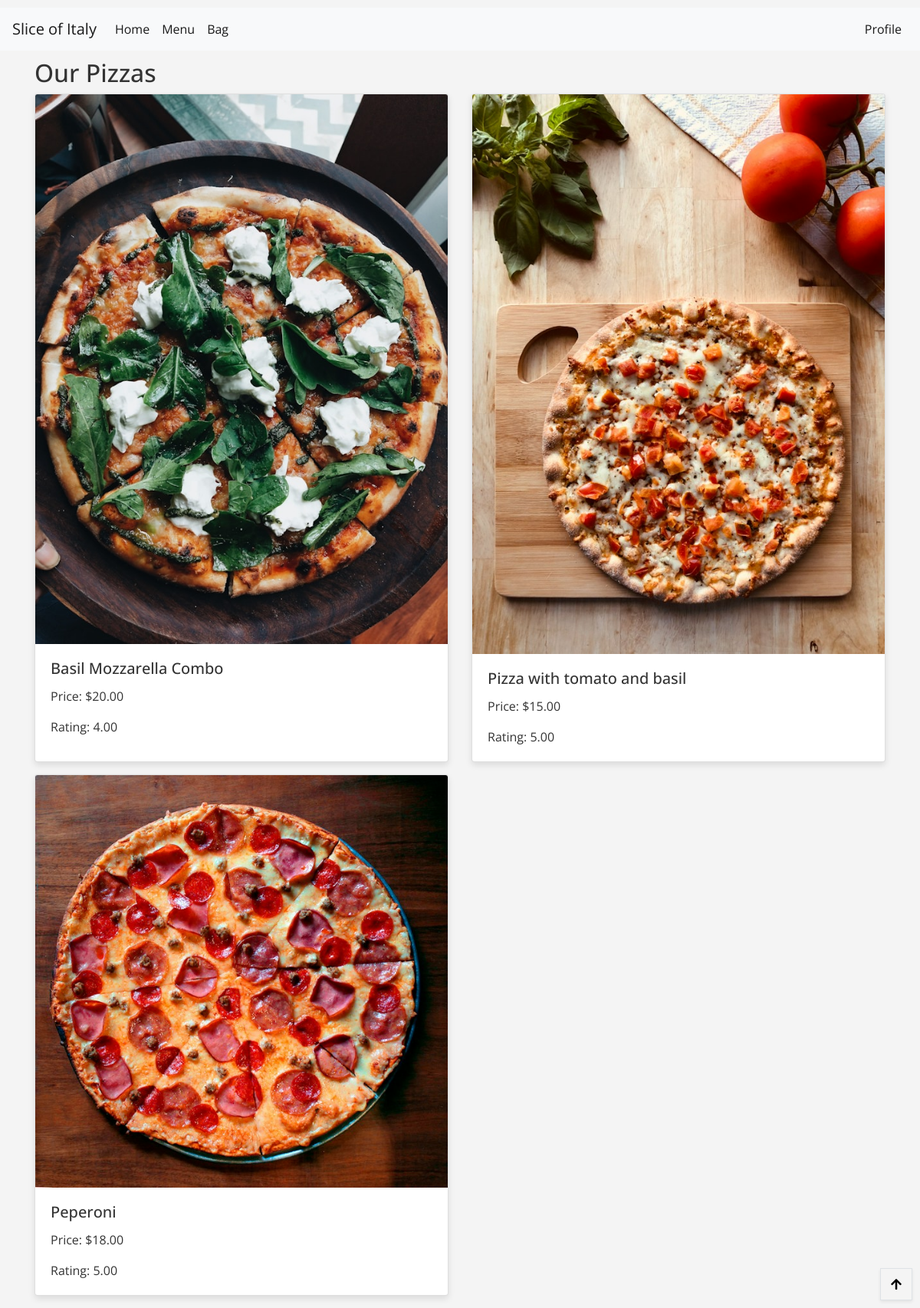
Page /pizzas/ on the committed database.
### pizzas/models.py (models this page shows, shortened)
class Pizza(models.Model):
    category = models.ForeignKey('Category', null=True, blank=True, on_delete=models.SET_NULL)
    sku = models.CharField(max_length=254, null=True, blank=True)
    name = models.CharField(max_length=254)
    description = models.TextField()
    price = models.DecimalField(max_digits=6, decimal_places=2)
    rating = models.DecimalField(max_digits=6, decimal_places=2, null=True, blank=True)
    image_url = models.URLField(max_length=1024, null=True, blank=True)
    image = models.ImageField(null=True, blank=True)

### pizzas/views.py (the view)
# urls.py: path('', views.all_pizzas, name='pizzas'),
def all_pizzas(request):
    pizzas = Pizza.objects.all()
    context = {
        'pizzas': pizzas  # Pass the pizzas queryset to the template
    }
    return render(request, 'pizzas/pizzas.html', context)

### pizzas/templates/pizzas/pizzas.html (shortened to what this page needs)
{% extends "base.html" %}
{% load static %}
{% block content %}
<div class="container">
    <h2>Our Pizzas</h2>
    <div class="row">
        {% for pizza in pizzas %}
        <div class="col-md-6 mb-3">
            <div class="card h-100">
                <a href="{% url 'pizzas_detail' pizza.id %}">
                    <img src="{{ pizza.image.url }}" class="card-img-top" alt="{{ pizza.name }}">
                </a>
                <div class="card-body">
                    <h5 class="card-title">{{ pizza.name }}</h5>
                    <p class="card-text">Price: ${{ pizza.price }}</p>
                    <p class="card-text">Rating: {{ pizza.rating }}</p>
                </div>
            </div>
        </div>
        {% if forloop.counter|divisibleby:2 %}
    </div>
    <div class="row">
        {% endif %}
        {% endfor %}
    </div>
</div>
<div class="btt-button shadow-sm rounded-0 border border-black">
    <a class="btt-link d-flex h-100" href="#">
        <i class="fas fa-arrow-up text-black mx-auto my-auto"></i>
    </a>
</div>
{% endblock %}

### static/css/base.css (style rules this page uses)
:root { --primary-color: #008d41; --secondary-color: #F4F4F4; --accent-color: #CE2B37; --text-color: #333; --footer-background: #333; --font-primary: 'Open Sans', sans-serif; --font-secondary: 'Lobster', cursive; }
body, html { margin: 0; padding: 0; height: 100%; font-family: var(--font-primary); background-color: var(--secondary-color); color: var(--text-color); }
.card { box-shadow: 0 4px 8px rgba(0, 0, 0, 0.1); transition: transform 0.3s ease-in-out; }
a { color: var(--primary-color); text-decoration: none; }
.btt-button { height: 42px; width: 42px; position: fixed; bottom: 10px; right: 10px; }
.btt-link, .update-link, .remove-item { cursor: pointer; }
.btt-button .fas.fa-arrow-up { color: black; }

### rows in the picture
Pizza: image (picture), name "Basil Mozzarella Combo", price "20.00", rating "4.00"
Pizza: image (picture), name "Pizza with tomato and basil", price "15.00", rating "5.00"
Pizza: image (picture), name "Peperoni", price "18.00", rating "5.00"
